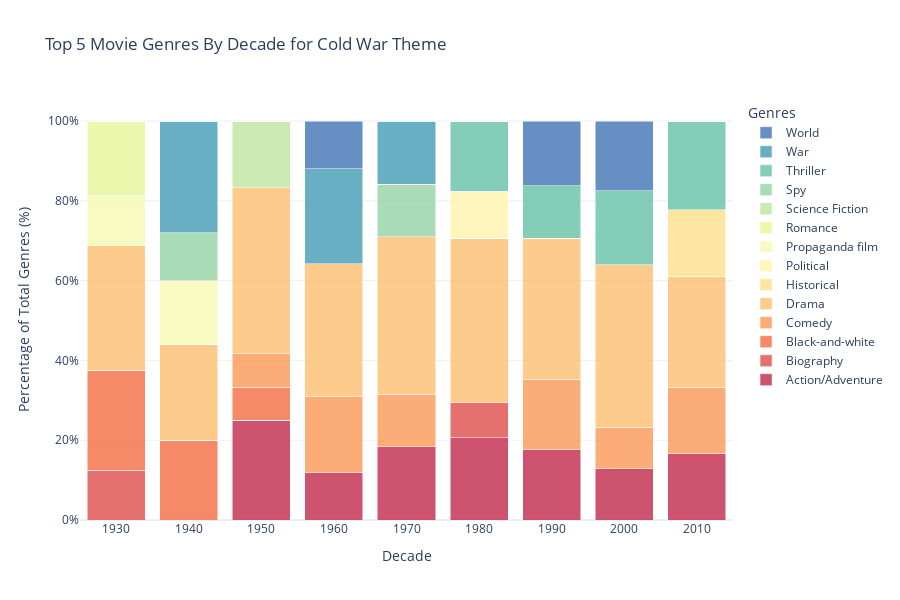

The code cell stored with this chart in its notebook:
### Markdown cell above
Top 5 movies genres:
- Drama: shows messy conflicts and personal struggles ofo that time
- Action Adventure: action, conflicts and tensions of that time
- War
- Thriller: espionage intrigues
- Comedy: linked to satire

### Code cell
plot_top_genres_by_decade(df_plot, theme, x=5)

### Figure 1 — Plotly figure (JSON) as saved in the notebook; plotly's stock layout.template omitted (floating-point values rounded to 4 significant figures)
{"data": [{"marker": {"color": "rgba(194, 41, 74, 0.8)"}, "name": "Action/Adventure", "type": "bar", "x": [1930, 1940, 1950, 1960, 1970, 1980, 1990, 2000, 2010], "y": [0, 0, 25, 11.9, 18.42, 20.59, 17.65, 12.79, 16.67]}, {"marker": {"color": "rgba(223, 77, 75, 0.8)"}, "name": "Biography", "type": "bar", "x": [1930, 1940, 1950, 1960, 1970, 1980, 1990, 2000, 2010], "y": [12.5, 0, 0, 0, 0, 8.824, 0, 0, 0]}, {"marker": {"color": "rgba(244, 109, 67, 0.8)"}, "name": "Black-and-white", "type": "bar", "x": [1930, 1940, 1950, 1960, 1970, 1980, 1990, 2000, 2010], "y": [25, 20, 8.333, 0, 0, 0, 0, 0, 0]}, {"marker": {"color": "rgba(250, 152, 86, 0.8)"}, "name": "Comedy", "type": "bar", "x": [1930, 1940, 1950, 1960, 1970, 1980, 1990, 2000, 2010], "y": [0, 0, 8.333, 19.05, 13.16, 0, 17.65, 10.47, 16.67]}, {"marker": {"color": "rgba(253, 190, 110, 0.8)"}, "name": "Drama", "type": "bar", "x": [1930, 1940, 1950, 1960, 1970, 1980, 1990, 2000, 2010], "y": [31.25, 24, 41.67, 33.33, 39.47, 41.18, 35.29, 40.7, 27.78]}, {"marker": {"color": "rgba(254, 224, 139, 0.8)"}, "name": "Historical", "type": "bar", "x": [1930, 1940, 1950, 1960, 1970, 1980, 1990, 2000, 2010], "y": [0, 0, 0, 0, 0, 0, 0, 0, 16.67]}, {"marker": {"color": "rgba(254, 244, 173, 0.8)"}, "name": "Political", "type": "bar", "x": [1930, 1940, 1950, 1960, 1970, 1980, 1990, 2000, 2010], "y": [0, 0, 0, 0, 0, 11.76, 0, 0, 0]}, {"marker": {"color": "rgba(246, 251, 178, 0.8)"}, "name": "Propaganda film", "type": "bar", "x": [1930, 1940, 1950, 1960, 1970, 1980, 1990, 2000, 2010], "y": [12.5, 16, 0, 0, 0, 0, 0, 0, 0]}, {"marker": {"color": "rgba(230, 245, 152, 0.8)"}, "name": "Romance", "type": "bar", "x": [1930, 1940, 1950, 1960, 1970, 1980, 1990, 2000, 2010], "y": [18.75, 0, 0, 0, 0, 0, 0, 0, 0]}, {"marker": {"color": "rgba(190, 229, 160, 0.8)"}, "name": "Science Fiction", "type": "bar", "x": [1930, 1940, 1950, 1960, 1970, 1980, 1990, 2000, 2010], "y": [0, 0, 16.67, 0, 0, 0, 0, 0, 0]}, {"marker": {"color": "rgba(148, 212, 164, 0.8)"}, "name": "Spy", "type": "bar", "x": [1930, 1940, 1950, 1960, 1970, 1980, 1990, 2000, 2010], "y": [0, 12, 0, 0, 13.16, 0, 0, 0, 0]}, {"marker": {"color": "rgba(102, 194, 165, 0.8)"}, "name": "Thriller", "type": "bar", "x": [1930, 1940, 1950, 1960, 1970, 1980, 1990, 2000, 2010], "y": [0, 0, 0, 0, 0, 17.65, 13.24, 18.6, 22.22]}, {"marker": {"color": "rgba(67, 155, 181, 0.8)"}, "name": "War", "type": "bar", "x": [1930, 1940, 1950, 1960, 1970, 1980, 1990, 2000, 2010], "y": [0, 28.0, 0, 23.81, 15.79, 0, 0, 0, 0]}, {"marker": {"color": "rgba(64, 117, 180, 0.8)"}, "name": "World", "type": "bar", "x": [1930, 1940, 1950, 1960, 1970, 1980, 1990, 2000, 2010], "y": [0, 0, 0, 11.9, 0, 0, 16.18, 17.44, 0]}], "layout": {"barmode": "stack", "height": 600, "legend": {"title": {"text": "Genres"}}, "title": {"text": "Top 5 Movie Genres By Decade for Cold War Theme"}, "width": 900, "xaxis": {"title": {"text": "Decade"}}, "yaxis": {"ticksuffix": "%", "title": {"text": "Percentage of Total Genres (%)"}}}}
